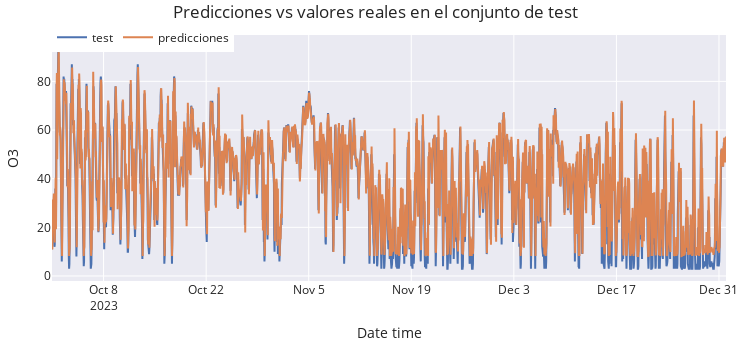

The notebook cell this image was saved under:
### Code cell
# Gráfico de las predicciones vs valores reales en el conjunto de test
# ==============================================================================
fig = go.Figure()
trace1 = go.Scatter(x=data_test.index, y=data_test['o3'], name="test", mode="lines")
trace2 = go.Scatter(x=predictions.index, y=predictions['o3'], name="predicciones", mode="lines")
fig.add_trace(trace1)
fig.add_trace(trace2)
fig.update_layout(
    title="Predicciones vs valores reales en el conjunto de test",
    xaxis_title="Date time",
    yaxis_title="O3",
    width=750,
    height=350,
    margin=dict(l=20, r=20, t=35, b=20),
    legend=dict(
        orientation="h",
        yanchor="top",
        y=1.05,
        xanchor="left",
        x=0
    )
)
fig.show()

### Figure 1 — Plotly figure (JSON) as saved in the notebook; plotly's stock layout.template omitted (floating-point values rounded to 4 significant figures; data arrays with more than 128 entries replaced by an {"elided": "..."} marker saying what was removed)
{"data": [{"mode": "lines", "name": "test", "type": "scatter", "x": {"elided": "2209 str values"}, "y": {"elided": "2209 float values"}}, {"mode": "lines", "name": "predicciones", "type": "scatter", "x": {"elided": "2208 str values"}, "y": {"elided": "2208 float values"}}], "layout": {"height": 350, "legend": {"orientation": "h", "x": 0, "xanchor": "left", "y": 1.05, "yanchor": "top"}, "margin": {"b": 20, "l": 20, "r": 20, "t": 35}, "title": {"text": "Predicciones vs valores reales en el conjunto de test"}, "width": 750, "xaxis": {"title": {"text": "Date time"}}, "yaxis": {"title": {"text": "O3"}}}}
